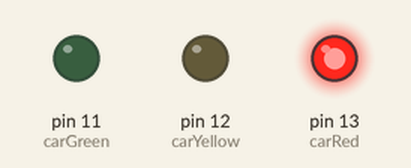
Recording of a sketch running on a simulated Arduino Uno, built with avr-gcc and run on an emulated ATmega328P. Shown: output pins drawn as LEDs (lit = HIGH).

Above: at 2.5 s.
At 5.12 s:
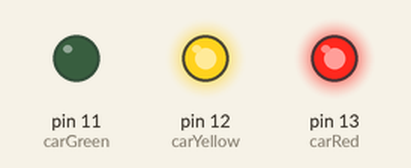
At 7.37 s:
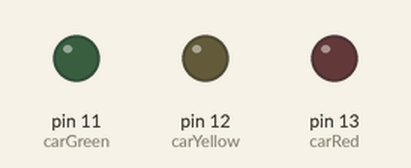
At 12.5 s:
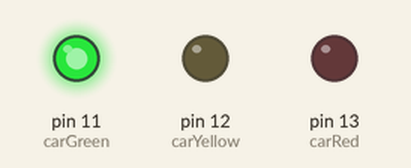
Timing chart, 0 to 19.5 s (numbered marks = the images above):
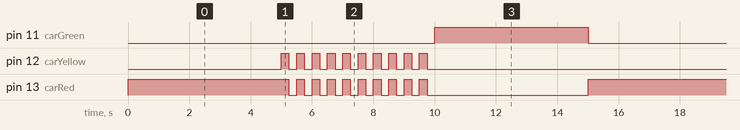

The sketch:

homework1_problem2_simpleRGlights.ino
```cpp
int carRed = 13; //设置汽车灯
int carYellow = 12;
int carGreen = 11;
void changeLights();

void setup() {
  //所有LED设置为输出模式
  pinMode(carRed, OUTPUT);
  pinMode(carYellow, OUTPUT);
  pinMode(carGreen, OUTPUT);
}

void loop()
{
  changeLights();
}
void changeLights() {
  digitalWrite(carGreen, LOW);
  digitalWrite(carRed, HIGH); //汽车红灯亮5s
  delay(5000); //等待5秒

  //  //digitalWrite(carGreen, LOW); //汽车绿灯灭
  //  digitalWrite(carYellow, HIGH); //汽车黄灯亮
  //  digitalWrite(carRed, HIGH); //汽车红灯亮
  //  delay(1000); //为安全考虑等待1秒

  //闪烁行人灯红黄灯，提示可过马路时间快到
  for (int x = 0; x < 10; x++) {
    digitalWrite(carRed, HIGH);
    digitalWrite(carYellow, HIGH);
    delay(250);
    digitalWrite(carRed, LOW);
    digitalWrite(carYellow, LOW);
    delay(250);
  }

  digitalWrite(carRed, LOW);//行人红灯灭
  digitalWrite(carGreen, HIGH);//行人绿灯亮5s
  delay(5000);
}
```

Measured:
- by itself, pin 11 (carGreen): alternates HIGH for 5.0 s and LOW for 10.0 s
- by itself, pin 12 (carYellow): repeats every 15.0 s: 9 × (LOW 0.25 s, HIGH 0.25 s), LOW 10.3 s, HIGH 0.25 s
- by itself, pin 13 (carRed): repeats every 15.0 s: 9 × (LOW 0.25 s, HIGH 0.25 s), LOW 5.3 s, HIGH 5.3 s
